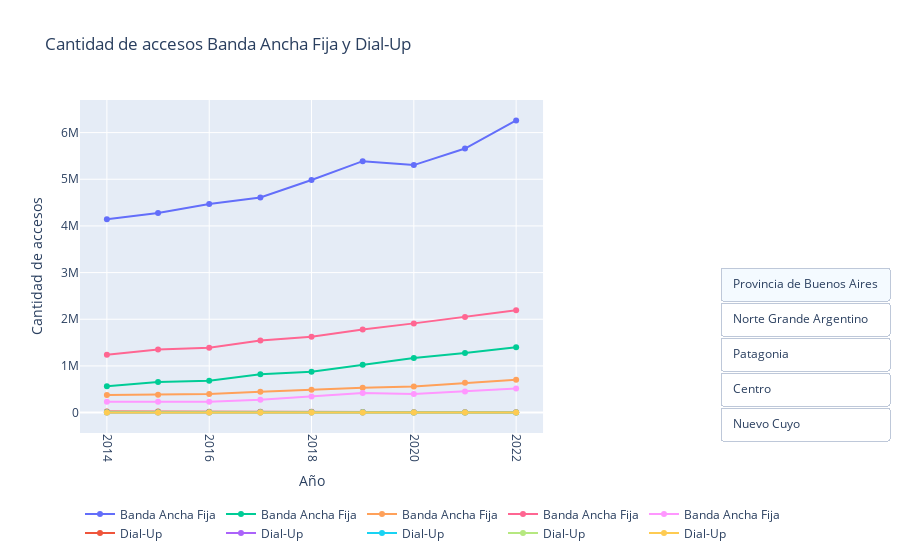

The code cell stored with this chart in its notebook:
### Code cell
lista_regiones = ['Provincia de Buenos Aires', 'Norte Grande Argentino', 'Patagonia', 'Centro', 'Nuevo Cuyo']

fig = make_subplots(rows=1, cols=2, column_widths=[0.7, 0.3])

traces = []
for r in lista_regiones:
    df_region = df1[df1['trimestre'] == 3].reset_index()
    df_region = df_region.groupby(['region', 'anio'])[['bandaAnchaFija', 'dialUp']].sum().reset_index()
    df_region = df_region[df_region['region'] == r]
    df_region.sort_values(by='anio', inplace=True)

    anio = df_region['anio']
    bandaAnchaFija = df_region['bandaAnchaFija']
    dialUp = df_region['dialUp']

    trace_bandaAnchaFija = go.Scatter(x=anio, y=bandaAnchaFija, name='Banda Ancha Fija', legendgroup=r, showlegend=False)
    traces.append(trace_bandaAnchaFija)
    trace_dialUp = go.Scatter(x=anio, y=dialUp, name='Dial-Up', legendgroup=r, showlegend=False)
    traces.append(trace_dialUp)

    fig.add_trace(trace_bandaAnchaFija, row=1, col=1)
    fig.add_trace(trace_dialUp, row=1, col=1)

fig.update_traces(showlegend=True)  # Mostrar la leyenda

fig.update_layout(
    title='Cantidad de accesos Banda Ancha Fija y Dial-Up',
    xaxis=dict(title='Año', tickangle=90),
    yaxis=dict(title='Cantidad de accesos'),
    legend=dict(orientation='h', x=0, y=-0.2),
    showlegend=True
)

buttons = []
for r in lista_regiones:
    visible_indices = [i for i in range(len(traces)) if traces[i]['legendgroup'] == r]
    visible = [False] * len(traces)
    for i in visible_indices:
        visible[i] = True
    button = dict(
        label=r,
        method='update',
        args=[{'visible': visible}, {'title': f'Cantidad de accesos Banda Ancha Fija y Dial-Up en {r}'}]
    )
    buttons.append(button)

fig.update_layout(
    updatemenus=[dict(
        type='buttons',
        buttons=buttons,
        active=0,
        direction='down',
        x=1.1,
        y=0.5
    )]
)

fig.show()

### Figure 1 — Plotly figure (JSON) as saved in the notebook; plotly's stock layout.template omitted (floating-point values rounded to 4 significant figures)
{"data": [{"legendgroup": "Provincia de Buenos Aires", "name": "Banda Ancha Fija", "showlegend": true, "type": "scatter", "x": [2014, 2015, 2016, 2017, 2018, 2019, 2020, 2021, 2022], "xaxis": "x", "y": [4142732, 4278263, 4470440, 4610047, 4985518, 5387848, 5303496, 5658222, 6261003], "yaxis": "y"}, {"legendgroup": "Provincia de Buenos Aires", "name": "Dial-Up", "showlegend": true, "type": "scatter", "x": [2014, 2015, 2016, 2017, 2018, 2019, 2020, 2021, 2022], "xaxis": "x", "y": [24658, 22570, 19256, 18272, 17249, 13596, 6456, 6792, 8344], "yaxis": "y"}, {"legendgroup": "Norte Grande Argentino", "name": "Banda Ancha Fija", "showlegend": true, "type": "scatter", "x": [2014, 2015, 2016, 2017, 2018, 2019, 2020, 2021, 2022], "xaxis": "x", "y": [565169, 656268, 684393, 823756, 875752, 1024824, 1169167, 1278310, 1402305], "yaxis": "y"}, {"legendgroup": "Norte Grande Argentino", "name": "Dial-Up", "showlegend": true, "type": "scatter", "x": [2014, 2015, 2016, 2017, 2018, 2019, 2020, 2021, 2022], "xaxis": "x", "y": [301, 133, 98, 89, 86, 86, 35, 38, 52], "yaxis": "y"}, {"legendgroup": "Patagonia", "name": "Banda Ancha Fija", "showlegend": true, "type": "scatter", "x": [2014, 2015, 2016, 2017, 2018, 2019, 2020, 2021, 2022], "xaxis": "x", "y": [379420, 383054, 399832, 444600, 490257, 530551, 561099, 637870, 706394], "yaxis": "y"}, {"legendgroup": "Patagonia", "name": "Dial-Up", "showlegend": true, "type": "scatter", "x": [2014, 2015, 2016, 2017, 2018, 2019, 2020, 2021, 2022], "xaxis": "x", "y": [7191, 6538, 6295, 7070, 6676, 5555, 2301, 2276, 2601], "yaxis": "y"}, {"legendgroup": "Centro", "name": "Banda Ancha Fija", "showlegend": true, "type": "scatter", "x": [2014, 2015, 2016, 2017, 2018, 2019, 2020, 2021, 2022], "xaxis": "x", "y": [1242045, 1351110, 1390175, 1544036, 1625207, 1781709, 1911760, 2048519, 2195237], "yaxis": "y"}, {"legendgroup": "Centro", "name": "Dial-Up", "showlegend": true, "type": "scatter", "x": [2014, 2015, 2016, 2017, 2018, 2019, 2020, 2021, 2022], "xaxis": "x", "y": [1006, 1060, 576, 414, 359, 380, 205, 228, 200], "yaxis": "y"}, {"legendgroup": "Nuevo Cuyo", "name": "Banda Ancha Fija", "showlegend": true, "type": "scatter", "x": [2014, 2015, 2016, 2017, 2018, 2019, 2020, 2021, 2022], "xaxis": "x", "y": [229898, 233572, 233500, 274155, 343489, 417959, 400661, 452263, 513752], "yaxis": "y"}, {"legendgroup": "Nuevo Cuyo", "name": "Dial-Up", "showlegend": true, "type": "scatter", "x": [2014, 2015, 2016, 2017, 2018, 2019, 2020, 2021, 2022], "xaxis": "x", "y": [2851, 2500, 2385, 2504, 2442, 2176, 1019, 1023, 1240], "yaxis": "y"}], "layout": {"legend": {"orientation": "h", "x": 0, "y": -0.2}, "showlegend": true, "title": {"text": "Cantidad de accesos Banda Ancha Fija y Dial-Up"}, "updatemenus": [{"active": 0, "buttons": [{"args": [{"visible": [true, true, false, false, false, false, false, false, false, false]}, {"title": "Cantidad de accesos Banda Ancha Fija y Dial-Up en Provincia de Buenos Aires"}], "label": "Provincia de Buenos Aires", "method": "update"}, {"args": [{"visible": [false, false, true, true, false, false, false, false, false, false]}, {"title": "Cantidad de accesos Banda Ancha Fija y Dial-Up en Norte Grande Argentino"}], "label": "Norte Grande Argentino", "method": "update"}, {"args": [{"visible": [false, false, false, false, true, true, false, false, false, false]}, {"title": "Cantidad de accesos Banda Ancha Fija y Dial-Up en Patagonia"}], "label": "Patagonia", "method": "update"}, {"args": [{"visible": [false, false, false, false, false, false, true, true, false, false]}, {"title": "Cantidad de accesos Banda Ancha Fija y Dial-Up en Centro"}], "label": "Centro", "method": "update"}, {"args": [{"visible": [false, false, false, false, false, false, false, false, true, true]}, {"title": "Cantidad de accesos Banda Ancha Fija y Dial-Up en Nuevo Cuyo"}], "label": "Nuevo Cuyo", "method": "update"}], "direction": "down", "type": "buttons", "x": 1.1, "y": 0.5}], "xaxis": {"anchor": "y", "domain": [0, 0.63], "tickangle": 90, "title": {"text": "Año"}}, "xaxis2": {"anchor": "y2", "domain": [0.73, 1]}, "yaxis": {"anchor": "x", "domain": [0, 1], "title": {"text": "Cantidad de accesos"}}, "yaxis2": {"anchor": "x2", "domain": [0, 1]}}}
